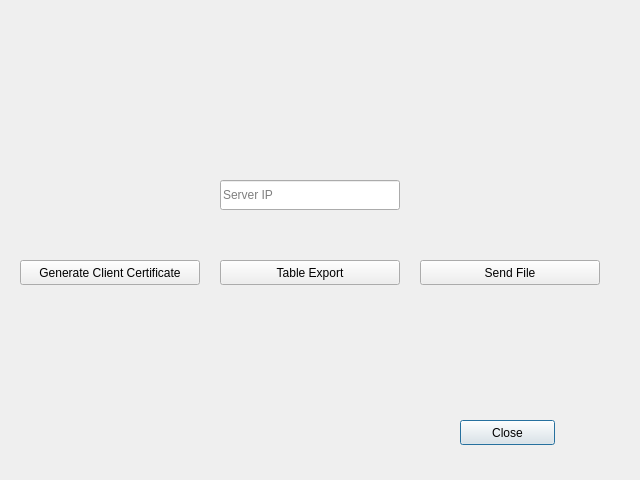
<?xml version="1.0" encoding="UTF-8"?>
<ui version="4.0">
 <class>Dialog_client_site</class>
 <widget class="QDialog" name="Dialog_client_site">
  <property name="geometry">
   <rect>
    <x>0</x>
    <y>0</y>
    <width>640</width>
    <height>480</height>
   </rect>
  </property>
  <property name="windowTitle">
   <string>Dialog</string>
  </property>
  <widget class="QLineEdit" name="line_server_ip">
   <property name="geometry">
    <rect>
     <x>220</x>
     <y>180</y>
     <width>180</width>
     <height>30</height>
    </rect>
   </property>
   <property name="inputMethodHints">
    <set>Qt::ImhNone</set>
   </property>
   <property name="inputMask">
    <string/>
   </property>
   <property name="text">
    <string/>
   </property>
   <property name="echoMode">
    <enum>QLineEdit::Normal</enum>
   </property>
   <property name="placeholderText">
    <string>Server IP</string>
   </property>
  </widget>
  <widget class="QLabel" name="Logo_picture">
   <property name="geometry">
    <rect>
     <x>280</x>
     <y>40</y>
     <width>65</width>
     <height>80</height>
    </rect>
   </property>
   <property name="text">
    <string/>
   </property>
   <property name="pixmap">
    <pixmap resource="pictures.qrc">:/pictures/pictures/output-onlinepngtools.png</pixmap>
   </property>
   <property name="scaledContents">
    <bool>true</bool>
   </property>
  </widget>
  <widget class="QLabel" name="Background_log">
   <property name="enabled">
    <bool>true</bool>
   </property>
   <property name="geometry">
    <rect>
     <x>0</x>
     <y>0</y>
     <width>640</width>
     <height>480</height>
    </rect>
   </property>
   <property name="minimumSize">
    <size>
     <width>640</width>
     <height>480</height>
    </size>
   </property>
   <property name="text">
    <string/>
   </property>
   <property name="pixmap">
    <pixmap resource="pictures.qrc">:/pictures/pictures/bluegalaxyblured.png</pixmap>
   </property>
   <property name="scaledContents">
    <bool>true</bool>
   </property>
  </widget>
  <widget class="QPushButton" name="close_Button">
   <property name="geometry">
    <rect>
     <x>460</x>
     <y>420</y>
     <width>95</width>
     <height>25</height>
    </rect>
   </property>
   <property name="text">
    <string>Close</string>
   </property>
  </widget>
  <widget class="QPushButton" name="send_file_button">
   <property name="geometry">
    <rect>
     <x>420</x>
     <y>260</y>
     <width>180</width>
     <height>25</height>
    </rect>
   </property>
   <property name="text">
    <string>Send File</string>
   </property>
  </widget>
  <widget class="QPushButton" name="generate_client_crt">
   <property name="geometry">
    <rect>
     <x>20</x>
     <y>260</y>
     <width>180</width>
     <height>25</height>
    </rect>
   </property>
   <property name="text">
    <string>Generate Client Certificate</string>
   </property>
  </widget>
  <widget class="QPushButton" name="table_export">
   <property name="geometry">
    <rect>
     <x>220</x>
     <y>260</y>
     <width>180</width>
     <height>25</height>
    </rect>
   </property>
   <property name="text">
    <string>Table Export</string>
   </property>
  </widget>
  <zorder>Background_log</zorder>
  <zorder>line_server_ip</zorder>
  <zorder>Logo_picture</zorder>
  <zorder>close_Button</zorder>
  <zorder>send_file_button</zorder>
  <zorder>generate_client_crt</zorder>
  <zorder>table_export</zorder>
 </widget>
 <resources>
  <include location="pictures.qrc"/>
 </resources>
 <connections/>
</ui>
